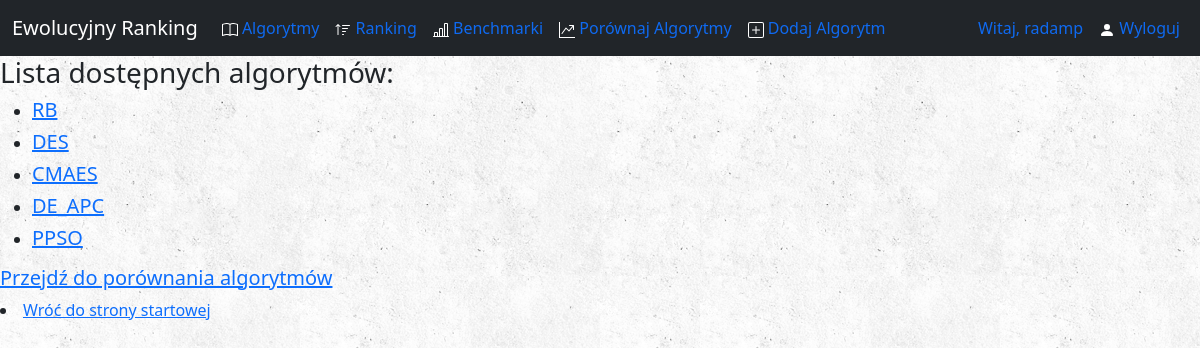
/algorithms/ (signed in), run on the app's committed database.
### algorithms/models.py (models this page shows, shortened)
class Algorithm(models.Model):
    name = models.CharField(max_length = 40, unique = True)
    author = models.CharField(max_length = 30)  # nick użytkownika serwisu
    alg_file = models.FileField(upload_to='zip_files/')
    counted = models.BooleanField(default = False)
    num_of_fun = models.IntegerField(default = 0)
    SE = models.FloatField(default = 0)
    SR = models.FloatField(default = 0)
    score1 = models.FloatField(default = 0)
    score2 = models.FloatField(default = 0)
    total_score = models.FloatField(default = 0)

### algorithms/views.py (the view)
# urls.py: path('algorithms/', views.AlgorithmListView.as_view(), name='index'),
class AlgorithmListView(ListView):
    model = Algorithm
    def get_queryset(self):
        return Algorithm.objects.all()

### algorithms/templates/algorithms/algorithm_list.html (shortened to what this page needs)
{% extends 'algorithms/base.html' %}
{% block body %}
{% if object_list %}
    <h3>Lista dostępnych algorytmów:</h3>
    <ul>
        {% for alg in object_list %}
            <li> <h5><a href="{% url 'algorithms:detail' alg.id %}">{{ alg.name }}</a></h5></li>
        {% endfor %}
    </ul>
{% else %}
    <h3>Nie dodano jeszcze żadnego algorytmu.</h3>
{% endif %}
<h5><a href="{% url 'algorithms:comp' %}" class="forums_link">Przejdź do porównania algorytmów</a></h5>
<li class="visible-xs"><a href="/" class="forums_link">Wróć do strony startowej</a></li>
<div id="tester" style="width:600px;height:250px;"></div>
{% endblock %}

### algorithms/templates/algorithms/base.html (shortened to what this page needs)
<!doctype html>
<html lang="en">
    <head>
    {% load static %}
    <link href="https://cdn.jsdelivr.net/npm/bootstrap@5.0.0-beta1/dist/css/bootstrap.min.css" rel="stylesheet">
    <link rel="stylesheet" type="text/css" href="{% static 'css/style.css' %}">
    </head>
    <body>
    <nav class="navbar navbar-expand-lg navbar-dark bg-dark">
        <div class="container-fluid">
                <a class="navbar-brand" href="{% url 'algorithms:home' %}">Ewolucyjny Ranking</a>
            <div class="collapse navbar-collapse" id="navbarSupportedContent">
                <ul class="nav navbar-nav me-auto mb-2 mb-lg-0">
                    <li class="nav-item">
                        <a class="nav-link" aria-current="page" style="color: rgb(15, 106, 241);" aria-hidden="true" href="{% url 'algorithms:index' %}">
                             Algorytmy</a>
                    </li>
                    <li class="nav-item">
                        <a id="rr" class="nav-link" aria-current="page" style="color: rgb(15, 106, 241);" aria-hidden="true" href="{% url 'algorithms:ranking' %}">                         Ranking</a>
                    </li>
                    <li class="nav-item">
                        <a class="nav-link" aria-current="page" style="color: rgb(15, 106, 241);" aria-hidden="true" href="{% url 'algorithms:benchmark' %}"> Benchmarki</a>
                    </li>
                    <li class="nav-item">
                        <a class="nav-link" aria-current="page" style="color: rgb(15, 106, 241);" aria-hidden="true" href="{% url 'algorithms:comp' %}">                         Porównaj Algorytmy</a>
                    </li>
                    <li class="nav-item">
                        <a class="nav-link" aria-current="page" style="color: rgb(15, 106, 241);" aria-hidden="true" href="{% url 'algorithms:add-alg' %}">                         Dodaj Algorytm</a>
                    </li>
                </ul>
                <ul class="nav navbar-nav me-right mb-2 mb-lg-0">
                    <li class="nav-item">
                        {% if user.is_authenticated %}
                            <a class="nav-link" style="color: rgb(15, 106, 241);">Witaj, {{ user.get_username }}</a>
                        {% endif %}
                    </li>
                    <li class="nav-item">
                        {% if user.is_authenticated %}
                            <a class="nav-link" aria-current="page" style="color: rgb(15, 106, 241);" aria-hidden="true" href="{% url 'algorithms:logout' %}">                        <svg xmlns="http://www.w3.org/2000/svg" width="16" height="16" fill="white" class="bi bi-person-fill" viewBox="0 0 16 16">
                                <path d="M3 14s-1 0-1-1 1-4 6-4 6 3 6 4-1 1-1 1H3zm5-6a3 3 0 1 0 0-6 3 3 0 0 0 0 6z"/>
                            </svg> Wyloguj</a>
                        {% endif %}
                    </li>
                </ul>
            </div>
        </div>
    </nav>
    {% block body %}
    {% endblock %}
    </body>
</html>

### static/css/style.css (style rules this page uses)
body { background: white url("../images/background.png"); }

### data on the page
Algorithm: name "RB"
Algorithm: name "DES"
Algorithm: name "CMAES"
Algorithm: name "DE_APC"
Algorithm: name "PPSO"

### other printed values
{{ user.get_username }} "radamp"
